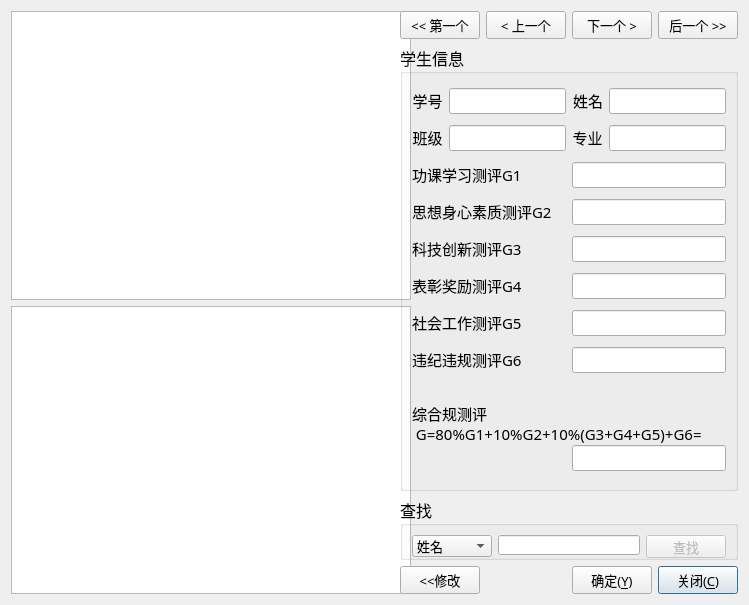
<?xml version="1.0" encoding="UTF-8"?>
<ui version="4.0">
 <class>showscore</class>
 <widget class="QDialog" name="showscore">
  <property name="geometry">
   <rect>
    <x>0</x>
    <y>0</y>
    <width>749</width>
    <height>605</height>
   </rect>
  </property>
  <property name="minimumSize">
   <size>
    <width>673</width>
    <height>605</height>
   </size>
  </property>
  <property name="windowTitle">
   <string>综合测评系统 - 学生成绩</string>
  </property>
  <property name="windowIcon">
   <iconset resource="image.qrc">
    <normaloff>:/image/image/icon.png</normaloff>:/image/image/icon.png</iconset>
  </property>
  <property name="autoFillBackground">
   <bool>true</bool>
  </property>
  <property name="styleSheet">
   <string notr="true">resourse:url(:/image/image/background.jpg)</string>
  </property>
  <layout class="QGridLayout" name="gridLayout">
   <item row="0" column="0">
    <layout class="QVBoxLayout" name="verticalLayout">
     <item>
      <widget class="QTableView" name="scoreView">
       <property name="minimumSize">
        <size>
         <width>400</width>
         <height>0</height>
        </size>
       </property>
       <property name="maximumSize">
        <size>
         <width>16777215</width>
         <height>400</height>
        </size>
       </property>
       <property name="font">
        <font>
         <pointsize>10</pointsize>
        </font>
       </property>
       <property name="focusPolicy">
        <enum>Qt::NoFocus</enum>
       </property>
       <property name="styleSheet">
        <string notr="true">font: 10pt &quot;微软雅黑&quot;;</string>
       </property>
      </widget>
     </item>
     <item>
      <widget class="QTableView" name="gView">
       <property name="minimumSize">
        <size>
         <width>400</width>
         <height>0</height>
        </size>
       </property>
       <property name="font">
        <font>
         <pointsize>10</pointsize>
        </font>
       </property>
       <property name="focusPolicy">
        <enum>Qt::NoFocus</enum>
       </property>
       <property name="styleSheet">
        <string notr="true">font: 10pt &quot;微软雅黑&quot;;</string>
       </property>
      </widget>
     </item>
    </layout>
   </item>
   <item row="0" column="1">
    <layout class="QVBoxLayout" name="verticalLayout_2">
     <item>
      <layout class="QHBoxLayout" name="horizontalLayout_6">
       <item>
        <widget class="QPushButton" name="firstButton">
         <property name="font">
          <font>
           <family>微软雅黑</family>
           <pointsize>10</pointsize>
          </font>
         </property>
         <property name="focusPolicy">
          <enum>Qt::WheelFocus</enum>
         </property>
         <property name="text">
          <string>&lt;&lt; 第一个</string>
         </property>
         <property name="default">
          <bool>true</bool>
         </property>
        </widget>
       </item>
       <item>
        <widget class="QPushButton" name="previousButton">
         <property name="font">
          <font>
           <family>微软雅黑</family>
           <pointsize>10</pointsize>
          </font>
         </property>
         <property name="focusPolicy">
          <enum>Qt::WheelFocus</enum>
         </property>
         <property name="text">
          <string>&lt; 上一个</string>
         </property>
         <property name="default">
          <bool>true</bool>
         </property>
        </widget>
       </item>
       <item>
        <widget class="QPushButton" name="nextButton">
         <property name="font">
          <font>
           <family>微软雅黑</family>
           <pointsize>10</pointsize>
          </font>
         </property>
         <property name="focusPolicy">
          <enum>Qt::WheelFocus</enum>
         </property>
         <property name="text">
          <string>下一个 &gt;</string>
         </property>
         <property name="default">
          <bool>true</bool>
         </property>
        </widget>
       </item>
       <item>
        <widget class="QPushButton" name="lastButton">
         <property name="font">
          <font>
           <family>微软雅黑</family>
           <pointsize>10</pointsize>
          </font>
         </property>
         <property name="focusPolicy">
          <enum>Qt::WheelFocus</enum>
         </property>
         <property name="text">
          <string>后一个 &gt;&gt;</string>
         </property>
         <property name="default">
          <bool>true</bool>
         </property>
        </widget>
       </item>
      </layout>
     </item>
     <item>
      <widget class="QGroupBox" name="groupBox">
       <property name="minimumSize">
        <size>
         <width>200</width>
         <height>0</height>
        </size>
       </property>
       <property name="maximumSize">
        <size>
         <width>16777</width>
         <height>16777</height>
        </size>
       </property>
       <property name="font">
        <font>
         <family>华文楷体</family>
         <pointsize>12</pointsize>
        </font>
       </property>
       <property name="title">
        <string>学生信息</string>
       </property>
       <layout class="QGridLayout" name="gridLayout_3">
        <item row="0" column="0">
         <widget class="QLabel" name="stunum">
          <property name="minimumSize">
           <size>
            <width>31</width>
            <height>21</height>
           </size>
          </property>
          <property name="maximumSize">
           <size>
            <width>31</width>
            <height>21</height>
           </size>
          </property>
          <property name="font">
           <font>
            <family>微软雅黑</family>
            <pointsize>11</pointsize>
           </font>
          </property>
          <property name="text">
           <string>学号</string>
          </property>
          <property name="alignment">
           <set>Qt::AlignCenter</set>
          </property>
         </widget>
        </item>
        <item row="0" column="1">
         <widget class="QLineEdit" name="stunumEdit">
          <property name="font">
           <font>
            <family>微软雅黑</family>
            <pointsize>10</pointsize>
           </font>
          </property>
          <property name="focusPolicy">
           <enum>Qt::NoFocus</enum>
          </property>
          <property name="readOnly">
           <bool>true</bool>
          </property>
         </widget>
        </item>
        <item row="0" column="2">
         <widget class="QLabel" name="name">
          <property name="sizePolicy">
           <sizepolicy hsizetype="Preferred" vsizetype="Preferred">
            <horstretch>0</horstretch>
            <verstretch>0</verstretch>
           </sizepolicy>
          </property>
          <property name="minimumSize">
           <size>
            <width>31</width>
            <height>21</height>
           </size>
          </property>
          <property name="maximumSize">
           <size>
            <width>31</width>
            <height>21</height>
           </size>
          </property>
          <property name="font">
           <font>
            <family>微软雅黑</family>
            <pointsize>11</pointsize>
           </font>
          </property>
          <property name="contextMenuPolicy">
           <enum>Qt::PreventContextMenu</enum>
          </property>
          <property name="text">
           <string>姓名</string>
          </property>
          <property name="alignment">
           <set>Qt::AlignRight|Qt::AlignTrailing|Qt::AlignVCenter</set>
          </property>
         </widget>
        </item>
        <item row="0" column="3">
         <widget class="QLineEdit" name="nameEdit">
          <property name="font">
           <font>
            <family>微软雅黑</family>
            <pointsize>10</pointsize>
           </font>
          </property>
          <property name="focusPolicy">
           <enum>Qt::NoFocus</enum>
          </property>
          <property name="readOnly">
           <bool>true</bool>
          </property>
         </widget>
        </item>
        <item row="1" column="0">
         <widget class="QLabel" name="classes">
          <property name="minimumSize">
           <size>
            <width>31</width>
            <height>21</height>
           </size>
          </property>
          <property name="maximumSize">
           <size>
            <width>31</width>
            <height>21</height>
           </size>
          </property>
          <property name="font">
           <font>
            <family>微软雅黑</family>
            <pointsize>11</pointsize>
           </font>
          </property>
          <property name="text">
           <string>班级</string>
          </property>
          <property name="alignment">
           <set>Qt::AlignCenter</set>
          </property>
         </widget>
        </item>
        <item row="1" column="1">
         <widget class="QLineEdit" name="classEdit">
          <property name="font">
           <font>
            <family>微软雅黑</family>
            <pointsize>10</pointsize>
           </font>
          </property>
          <property name="focusPolicy">
           <enum>Qt::NoFocus</enum>
          </property>
          <property name="readOnly">
           <bool>true</bool>
          </property>
         </widget>
        </item>
        <item row="1" column="2">
         <widget class="QLabel" name="major">
          <property name="minimumSize">
           <size>
            <width>31</width>
            <height>21</height>
           </size>
          </property>
          <property name="maximumSize">
           <size>
            <width>31</width>
            <height>21</height>
           </size>
          </property>
          <property name="font">
           <font>
            <family>微软雅黑</family>
            <pointsize>11</pointsize>
           </font>
          </property>
          <property name="text">
           <string>专业</string>
          </property>
          <property name="alignment">
           <set>Qt::AlignCenter</set>
          </property>
         </widget>
        </item>
        <item row="1" column="3">
         <widget class="QLineEdit" name="majorEdit">
          <property name="font">
           <font>
            <family>微软雅黑</family>
            <pointsize>10</pointsize>
           </font>
          </property>
          <property name="focusPolicy">
           <enum>Qt::NoFocus</enum>
          </property>
          <property name="readOnly">
           <bool>true</bool>
          </property>
         </widget>
        </item>
        <item row="2" column="0" colspan="2">
         <widget class="QLabel" name="label_g1">
          <property name="minimumSize">
           <size>
            <width>111</width>
            <height>21</height>
           </size>
          </property>
          <property name="maximumSize">
           <size>
            <width>111</width>
            <height>21</height>
           </size>
          </property>
          <property name="font">
           <font>
            <family>微软雅黑</family>
            <pointsize>11</pointsize>
           </font>
          </property>
          <property name="text">
           <string>功课学习测评G1</string>
          </property>
          <property name="alignment">
           <set>Qt::AlignLeading|Qt::AlignLeft|Qt::AlignVCenter</set>
          </property>
         </widget>
        </item>
        <item row="2" column="2" colspan="2">
         <widget class="QLineEdit" name="g1Edit">
          <property name="minimumSize">
           <size>
            <width>41</width>
            <height>20</height>
           </size>
          </property>
          <property name="font">
           <font>
            <family>微软雅黑</family>
            <pointsize>10</pointsize>
           </font>
          </property>
          <property name="focusPolicy">
           <enum>Qt::NoFocus</enum>
          </property>
          <property name="readOnly">
           <bool>true</bool>
          </property>
         </widget>
        </item>
        <item row="3" column="0" colspan="2">
         <widget class="QLabel" name="label_g2">
          <property name="minimumSize">
           <size>
            <width>0</width>
            <height>21</height>
           </size>
          </property>
          <property name="maximumSize">
           <size>
            <width>12312</width>
            <height>21</height>
           </size>
          </property>
          <property name="font">
           <font>
            <family>微软雅黑</family>
            <pointsize>11</pointsize>
           </font>
          </property>
          <property name="text">
           <string>思想身心素质测评G2</string>
          </property>
          <property name="alignment">
           <set>Qt::AlignLeading|Qt::AlignLeft|Qt::AlignVCenter</set>
          </property>
         </widget>
        </item>
        <item row="3" column="2" colspan="2">
         <widget class="QLineEdit" name="g2Edit">
          <property name="font">
           <font>
            <family>微软雅黑</family>
            <pointsize>10</pointsize>
           </font>
          </property>
          <property name="focusPolicy">
           <enum>Qt::NoFocus</enum>
          </property>
          <property name="readOnly">
           <bool>true</bool>
          </property>
         </widget>
        </item>
        <item row="4" column="0" colspan="2">
         <widget class="QLabel" name="label_g3">
          <property name="minimumSize">
           <size>
            <width>111</width>
            <height>21</height>
           </size>
          </property>
          <property name="maximumSize">
           <size>
            <width>111</width>
            <height>21</height>
           </size>
          </property>
          <property name="font">
           <font>
            <family>微软雅黑</family>
            <pointsize>11</pointsize>
           </font>
          </property>
          <property name="text">
           <string>科技创新测评G3</string>
          </property>
          <property name="alignment">
           <set>Qt::AlignLeading|Qt::AlignLeft|Qt::AlignVCenter</set>
          </property>
         </widget>
        </item>
        <item row="4" column="2" colspan="2">
         <widget class="QLineEdit" name="g3Edit">
          <property name="font">
           <font>
            <family>微软雅黑</family>
            <pointsize>10</pointsize>
           </font>
          </property>
          <property name="focusPolicy">
           <enum>Qt::NoFocus</enum>
          </property>
          <property name="readOnly">
           <bool>true</bool>
          </property>
         </widget>
        </item>
        <item row="5" column="0" colspan="2">
         <widget class="QLabel" name="label_g4">
          <property name="minimumSize">
           <size>
            <width>111</width>
            <height>21</height>
           </size>
          </property>
          <property name="maximumSize">
           <size>
            <width>111</width>
            <height>21</height>
           </size>
          </property>
          <property name="font">
           <font>
            <family>微软雅黑</family>
            <pointsize>11</pointsize>
           </font>
          </property>
          <property name="text">
           <string>表彰奖励测评G4</string>
          </property>
          <property name="alignment">
           <set>Qt::AlignLeading|Qt::AlignLeft|Qt::AlignVCenter</set>
          </property>
         </widget>
        </item>
        <item row="5" column="2" colspan="2">
         <widget class="QLineEdit" name="g4Edit">
          <property name="minimumSize">
           <size>
            <width>41</width>
            <height>20</height>
           </size>
          </property>
          <property name="font">
           <font>
            <family>微软雅黑</family>
            <pointsize>10</pointsize>
           </font>
          </property>
          <property name="focusPolicy">
           <enum>Qt::NoFocus</enum>
          </property>
          <property name="readOnly">
           <bool>true</bool>
          </property>
         </widget>
        </item>
        <item row="6" column="0" colspan="2">
         <widget class="QLabel" name="label_g5_2">
          <property name="minimumSize">
           <size>
            <width>111</width>
            <height>21</height>
           </size>
          </property>
          <property name="maximumSize">
           <size>
            <width>111</width>
            <height>21</height>
           </size>
          </property>
          <property name="font">
           <font>
            <family>微软雅黑</family>
            <pointsize>11</pointsize>
           </font>
          </property>
          <property name="text">
           <string>社会工作测评G5</string>
          </property>
          <property name="alignment">
           <set>Qt::AlignLeading|Qt::AlignLeft|Qt::AlignVCenter</set>
          </property>
         </widget>
        </item>
        <item row="6" column="2" colspan="2">
         <widget class="QLineEdit" name="g5Edit_2">
          <property name="minimumSize">
           <size>
            <width>41</width>
            <height>20</height>
           </size>
          </property>
          <property name="font">
           <font>
            <family>微软雅黑</family>
            <pointsize>10</pointsize>
           </font>
          </property>
          <property name="focusPolicy">
           <enum>Qt::NoFocus</enum>
          </property>
          <property name="readOnly">
           <bool>true</bool>
          </property>
         </widget>
        </item>
        <item row="7" column="0" colspan="2">
         <widget class="QLabel" name="label_g6_2">
          <property name="minimumSize">
           <size>
            <width>111</width>
            <height>21</height>
           </size>
          </property>
          <property name="maximumSize">
           <size>
            <width>111</width>
            <height>21</height>
           </size>
          </property>
          <property name="font">
           <font>
            <family>微软雅黑</family>
            <pointsize>11</pointsize>
           </font>
          </property>
          <property name="text">
           <string>违纪违规测评G6</string>
          </property>
          <property name="alignment">
           <set>Qt::AlignLeading|Qt::AlignLeft|Qt::AlignVCenter</set>
          </property>
         </widget>
        </item>
        <item row="7" column="2" colspan="2">
         <widget class="QLineEdit" name="g6Edit_2">
          <property name="minimumSize">
           <size>
            <width>41</width>
            <height>20</height>
           </size>
          </property>
          <property name="font">
           <font>
            <family>微软雅黑</family>
            <pointsize>10</pointsize>
           </font>
          </property>
          <property name="focusPolicy">
           <enum>Qt::NoFocus</enum>
          </property>
          <property name="readOnly">
           <bool>true</bool>
          </property>
         </widget>
        </item>
        <item row="8" column="0" colspan="4">
         <widget class="QLabel" name="label_g">
          <property name="minimumSize">
           <size>
            <width>400</width>
            <height>50</height>
           </size>
          </property>
          <property name="maximumSize">
           <size>
            <width>12321</width>
            <height>21</height>
           </size>
          </property>
          <property name="font">
           <font>
            <family>微软雅黑</family>
            <pointsize>11</pointsize>
           </font>
          </property>
          <property name="text">
           <string>综合规测评
 G=80%G1+10%G2+10%(G3+G4+G5)+G6=</string>
          </property>
          <property name="alignment">
           <set>Qt::AlignLeading|Qt::AlignLeft|Qt::AlignVCenter</set>
          </property>
         </widget>
        </item>
        <item row="9" column="2" colspan="2">
         <widget class="QLineEdit" name="gEdit">
          <property name="minimumSize">
           <size>
            <width>41</width>
            <height>20</height>
           </size>
          </property>
          <property name="font">
           <font>
            <family>微软雅黑</family>
            <pointsize>10</pointsize>
           </font>
          </property>
          <property name="focusPolicy">
           <enum>Qt::NoFocus</enum>
          </property>
          <property name="readOnly">
           <bool>true</bool>
          </property>
         </widget>
        </item>
       </layout>
      </widget>
     </item>
     <item>
      <widget class="QGroupBox" name="findBox">
       <property name="minimumSize">
        <size>
         <width>0</width>
         <height>51</height>
        </size>
       </property>
       <property name="maximumSize">
        <size>
         <width>341</width>
         <height>63</height>
        </size>
       </property>
       <property name="font">
        <font>
         <family>华文楷体</family>
         <pointsize>12</pointsize>
         <weight>50</weight>
         <bold>false</bold>
        </font>
       </property>
       <property name="title">
        <string>查找</string>
       </property>
       <layout class="QHBoxLayout" name="horizontalLayout_7">
        <item>
         <widget class="QComboBox" name="findcomboBox">
          <property name="minimumSize">
           <size>
            <width>80</width>
            <height>22</height>
           </size>
          </property>
          <property name="font">
           <font>
            <family>微软雅黑</family>
            <pointsize>10</pointsize>
           </font>
          </property>
          <property name="focusPolicy">
           <enum>Qt::NoFocus</enum>
          </property>
          <item>
           <property name="text">
            <string>姓名</string>
           </property>
          </item>
          <item>
           <property name="text">
            <string>学号</string>
           </property>
          </item>
         </widget>
        </item>
        <item>
         <widget class="QLineEdit" name="findEdit">
          <property name="minimumSize">
           <size>
            <width>0</width>
            <height>20</height>
           </size>
          </property>
          <property name="font">
           <font>
            <family>微软雅黑</family>
            <pointsize>10</pointsize>
            <weight>50</weight>
            <bold>false</bold>
           </font>
          </property>
          <property name="focusPolicy">
           <enum>Qt::ClickFocus</enum>
          </property>
          <property name="text">
           <string/>
          </property>
          <property name="echoMode">
           <enum>QLineEdit::Normal</enum>
          </property>
         </widget>
        </item>
        <item>
         <widget class="QPushButton" name="findButton">
          <property name="enabled">
           <bool>false</bool>
          </property>
          <property name="minimumSize">
           <size>
            <width>0</width>
            <height>23</height>
           </size>
          </property>
          <property name="font">
           <font>
            <family>微软雅黑</family>
            <pointsize>10</pointsize>
            <weight>50</weight>
            <bold>false</bold>
           </font>
          </property>
          <property name="focusPolicy">
           <enum>Qt::ClickFocus</enum>
          </property>
          <property name="text">
           <string>查找</string>
          </property>
         </widget>
        </item>
       </layout>
      </widget>
     </item>
     <item>
      <layout class="QHBoxLayout" name="horizontalLayout_8">
       <item>
        <widget class="QPushButton" name="addButton">
         <property name="font">
          <font>
           <family>微软雅黑</family>
           <pointsize>10</pointsize>
          </font>
         </property>
         <property name="text">
          <string>&lt;&lt;修改</string>
         </property>
         <property name="default">
          <bool>true</bool>
         </property>
        </widget>
       </item>
       <item>
        <spacer name="horizontalSpacer">
         <property name="orientation">
          <enum>Qt::Horizontal</enum>
         </property>
         <property name="sizeHint" stdset="0">
          <size>
           <width>40</width>
           <height>20</height>
          </size>
         </property>
        </spacer>
       </item>
       <item>
        <widget class="QPushButton" name="okButton">
         <property name="font">
          <font>
           <family>微软雅黑</family>
           <pointsize>10</pointsize>
          </font>
         </property>
         <property name="text">
          <string>确定(&amp;Y)</string>
         </property>
         <property name="default">
          <bool>true</bool>
         </property>
        </widget>
       </item>
       <item>
        <widget class="QPushButton" name="closeButton">
         <property name="font">
          <font>
           <family>微软雅黑</family>
           <pointsize>10</pointsize>
          </font>
         </property>
         <property name="text">
          <string>关闭(&amp;C)</string>
         </property>
         <property name="default">
          <bool>true</bool>
         </property>
        </widget>
       </item>
      </layout>
     </item>
    </layout>
   </item>
  </layout>
 </widget>
 <tabstops>
  <tabstop>addButton</tabstop>
  <tabstop>okButton</tabstop>
  <tabstop>closeButton</tabstop>
  <tabstop>firstButton</tabstop>
  <tabstop>previousButton</tabstop>
  <tabstop>nextButton</tabstop>
  <tabstop>lastButton</tabstop>
 </tabstops>
 <resources>
  <include location="image.qrc"/>
 </resources>
 <connections>
  <connection>
   <sender>closeButton</sender>
   <signal>clicked()</signal>
   <receiver>showscore</receiver>
   <slot>close()</slot>
   <hints>
    <hint type="sourcelabel">
     <x>726</x>
     <y>378</y>
    </hint>
    <hint type="destinationlabel">
     <x>763</x>
     <y>369</y>
    </hint>
   </hints>
  </connection>
  <connection>
   <sender>okButton</sender>
   <signal>clicked()</signal>
   <receiver>showscore</receiver>
   <slot>accept()</slot>
   <hints>
    <hint type="sourcelabel">
     <x>627</x>
     <y>376</y>
    </hint>
    <hint type="destinationlabel">
     <x>589</x>
     <y>368</y>
    </hint>
   </hints>
  </connection>
 </connections>
</ui>
